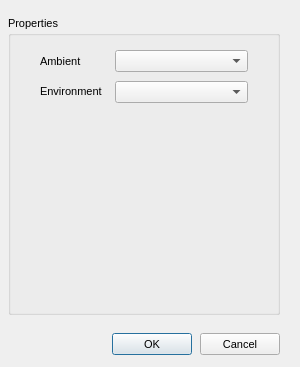
<?xml version="1.0"?>
<ui version="4.0">
  <class>LevelPropertiesDialog</class>
  <widget class="QDialog" name="IDD_LEVELPROPERTIES">
    <property name="geometry">
      <rect>
        <x>0</x>
        <y>0</y>
        <width>300</width>
        <height>367</height>
      </rect>
    </property>
    <property name="windowTitle">
      <string>Room Properties</string>
    </property>
    <property name="font">
      <font>
        <family>Liberation Sans</family>
        <pointsize>8</pointsize>
        <bold>false</bold>
        <italic>false</italic>
      </font>
    </property>
    <property name="enabled">
      <bool>true</bool>
    </property>
    <property name="windowFlags">
      <set>Qt::Dialog|Qt::WindowCloseButtonHint</set>
    </property>
    <property name="minimumSize">
      <size>
        <width>300</width>
        <height>367</height>
      </size>
    </property>
    <property name="maximumSize">
      <size>
        <width>300</width>
        <height>367</height>
      </size>
    </property>
    <widget class="QGroupBox" name="IDC_STATIC">
      <property name="geometry">
        <rect>
          <x>8</x>
          <y>16</y>
          <width>272</width>
          <height>299</height>
        </rect>
      </property>
      <property name="title">
        <string>Properties</string>
      </property>
      <property name="visible">
        <bool>true</bool>
      </property>
      <property name="enabled">
        <bool>true</bool>
      </property>
      <property name="flat">
        <bool>false</bool>
      </property>
      <widget class="QComboBox" name="IDC_AMBIENT_SOUND">
        <property name="maxVisibleItems">
          <number>9</number>
        </property>
        <property name="geometry">
          <rect>
            <x>107</x>
            <y>34</y>
            <width>133</width>
            <height>22</height>
          </rect>
        </property>
        <property name="visible">
          <bool>true</bool>
        </property>
        <property name="enabled">
          <bool>true</bool>
        </property>
        <property name="editable">
          <bool>false</bool>
        </property>
      </widget>
      <widget class="QLabel" name="IDC_STATIC_2">
        <property name="geometry">
          <rect>
            <x>32</x>
            <y>39</y>
            <width>54</width>
            <height>13</height>
          </rect>
        </property>
        <property name="text">
          <string>Ambient</string>
        </property>
        <property name="visible">
          <bool>true</bool>
        </property>
        <property name="enabled">
          <bool>true</bool>
        </property>
        <property name="alignment">
          <set>Qt::AlignLeft</set>
        </property>
      </widget>
      <widget class="QComboBox" name="IDC_ENVAUD_LIST">
        <property name="maxVisibleItems">
          <number>7</number>
        </property>
        <property name="geometry">
          <rect>
            <x>107</x>
            <y>65</y>
            <width>133</width>
            <height>22</height>
          </rect>
        </property>
        <property name="visible">
          <bool>true</bool>
        </property>
        <property name="enabled">
          <bool>true</bool>
        </property>
        <property name="editable">
          <bool>false</bool>
        </property>
      </widget>
      <widget class="QLabel" name="IDC_STATIC_3">
        <property name="geometry">
          <rect>
            <x>32</x>
            <y>69</y>
            <width>72</width>
            <height>13</height>
          </rect>
        </property>
        <property name="text">
          <string>Environment</string>
        </property>
        <property name="visible">
          <bool>true</bool>
        </property>
        <property name="enabled">
          <bool>true</bool>
        </property>
        <property name="alignment">
          <set>Qt::AlignLeft</set>
        </property>
      </widget>
    </widget>
    <widget class="QPushButton" name="IDOK">
      <property name="geometry">
        <rect>
          <x>112</x>
          <y>333</y>
          <width>80</width>
          <height>22</height>
        </rect>
      </property>
      <property name="text">
        <string>OK</string>
      </property>
      <property name="visible">
        <bool>true</bool>
      </property>
      <property name="enabled">
        <bool>true</bool>
      </property>
      <property name="default">
        <bool>true</bool>
      </property>
      <property name="autoDefault">
        <bool>true</bool>
      </property>
    </widget>
    <widget class="QPushButton" name="IDCANCEL">
      <property name="geometry">
        <rect>
          <x>200</x>
          <y>333</y>
          <width>80</width>
          <height>22</height>
        </rect>
      </property>
      <property name="text">
        <string>Cancel</string>
      </property>
      <property name="visible">
        <bool>true</bool>
      </property>
      <property name="enabled">
        <bool>true</bool>
      </property>
      <property name="default">
        <bool>false</bool>
      </property>
      <property name="autoDefault">
        <bool>false</bool>
      </property>
    </widget>
    <action name="IDD_ORPHANHUNTER">
      <property name="text">
        <string>Orphan Hunter</string>
      </property>
    </action>
    <action name="IDD_REORDER_PAGES">
      <property name="text">
        <string>Reorder Net Pages</string>
      </property>
    </action>
    <action name="IDD_SHOW_ALL_CHECKED_OUT">
      <property name="text">
        <string>Show All Pages Checked Out</string>
      </property>
    </action>
    <action name="IDM_IMPORT_BITMAP">
      <property name="text">
        <string>Bitmap/Animation Converter...</string>
      </property>
    </action>
    <action name="ID_APP_ABOUT">
      <property name="text">
        <string>&amp;About editor...</string>
      </property>
    </action>
    <action name="ID_APP_EXIT">
      <property name="text">
        <string>E&amp;xit</string>
      </property>
      <property name="shortcut">
        <string>Alt+X</string>
      </property>
    </action>
    <action name="ID_BRIEFING_EDITOR">
      <property name="text">
        <string>Briefing Editor...</string>
      </property>
    </action>
    <action name="ID_BUTTON_LIGHTING">
      <property name="text">
        <string>ID_BUTTON_LIGHTING</string>
      </property>
    </action>
    <action name="ID_BUTTON_OUTLINE">
      <property name="text">
        <string>ID_BUTTON_OUTLINE</string>
      </property>
    </action>
    <action name="ID_BUTTON_WINDOWSELECTION">
      <property name="text">
        <string>ID_BUTTON_WINDOWSELECTION</string>
      </property>
    </action>
    <action name="ID_D3HELP">
      <property name="text">
        <string>Help on D3 Editor</string>
      </property>
    </action>
    <action name="ID_EDITORS_AIPROPERTIES">
      <property name="text">
        <string>AI Properties...</string>
      </property>
    </action>
    <action name="ID_EDITORS_AMBIENTSOUNDS">
      <property name="text">
        <string>Ambient Sounds...</string>
      </property>
    </action>
    <action name="ID_EDITORS_DALLAS">
      <property name="text">
        <string>Dallas Graphical Script Editor...</string>
      </property>
    </action>
    <action name="ID_EDITORS_FILES">
      <property name="text">
        <string>Files...</string>
      </property>
    </action>
    <action name="ID_EDITORS_MEGACELLS">
      <property name="text">
        <string>Megacells...</string>
      </property>
    </action>
    <action name="ID_EDIT_ADDSELECT">
      <property name="text">
        <string>Add Current Room to Selected List</string>
      </property>
    </action>
    <action name="ID_EDIT_ATTACH">
      <property name="text">
        <string>&amp;Attach</string>
      </property>
    </action>
    <action name="ID_EDIT_CLEARSELECTED">
      <property name="text">
        <string>Clear Selected List</string>
      </property>
    </action>
    <action name="ID_EDIT_COPY">
      <property name="text">
        <string>&amp;Copy</string>
      </property>
      <property name="shortcut">
        <string>Ctrl+Ins</string>
      </property>
    </action>
    <action name="ID_EDIT_CUT">
      <property name="text">
        <string>Cu&amp;t</string>
      </property>
      <property name="shortcut">
        <string>Shift+Del</string>
      </property>
    </action>
    <action name="ID_EDIT_DELETE">
      <property name="text">
        <string>&amp;Delete</string>
      </property>
    </action>
    <action name="ID_EDIT_LOADSCRAP">
      <property name="text">
        <string>Load Scrap from Disk</string>
      </property>
    </action>
    <action name="ID_EDIT_PASTE">
      <property name="text">
        <string>&amp;Paste</string>
      </property>
      <property name="shortcut">
        <string>Shift+Ins</string>
      </property>
    </action>
    <action name="ID_EDIT_PLACE">
      <property name="text">
        <string>&amp;Place in Mine</string>
      </property>
    </action>
    <action name="ID_EDIT_PLACE_TERRAIN">
      <property name="text">
        <string>&amp;Place on Terrain</string>
      </property>
    </action>
    <action name="ID_EDIT_REMOVESELECT">
      <property name="text">
        <string>Remove Current Room from Selected List</string>
      </property>
    </action>
    <action name="ID_EDIT_SAVESCRAP">
      <property name="text">
        <string>Save Scrap to Disk</string>
      </property>
    </action>
    <action name="ID_EDIT_SELECTATTACHED">
      <property name="text">
        <string>Select All Rooms Attached to Current Room</string>
      </property>
    </action>
    <action name="ID_EDIT_UNDO">
      <property name="text">
        <string>&amp;Undo</string>
      </property>
      <property name="shortcut">
        <string>Alt+Backspace</string>
      </property>
    </action>
    <action name="ID_FILE_AUTOSAVE">
      <property name="text">
        <string>Autosave</string>
      </property>
      <property name="checkable">
        <bool>true</bool>
      </property>
    </action>
    <action name="ID_FILE_CHECKMINE">
      <property name="text">
        <string>&amp;Check Mine</string>
      </property>
    </action>
    <action name="ID_FILE_FIXCRACKS">
      <property name="text">
        <string>Fix Level Cracks</string>
      </property>
    </action>
    <action name="ID_FILE_FIXDEGENERATEFACES">
      <property name="text">
        <string>Fix/Remove Degenerate Faces</string>
      </property>
    </action>
    <action name="ID_FILE_IMPORT_ROOM">
      <property name="text">
        <string>Import 3DSMax Room</string>
      </property>
    </action>
    <action name="ID_FILE_INFORMATION">
      <property name="text">
        <string>&amp;Information</string>
      </property>
      <property name="shortcut">
        <string>Alt+I</string>
      </property>
    </action>
    <action name="ID_FILE_LEAVE_EDITOR">
      <property name="text">
        <string>Go to main menu...</string>
      </property>
    </action>
    <action name="ID_FILE_LEVELPROPS">
      <property name="text">
        <string>Set Selected Room(s) Properties</string>
      </property>
    </action>
    <action name="ID_FILE_LEVEL_INFO">
      <property name="text">
        <string>Edit Level Info...</string>
      </property>
    </action>
    <action name="ID_FILE_MRU_FILE1">
      <property name="text">
        <string>Recent File</string>
      </property>
      <property name="enabled">
        <bool>false</bool>
      </property>
    </action>
    <action name="ID_FILE_NEW">
      <property name="text">
        <string>&amp;New</string>
      </property>
      <property name="shortcut">
        <string>Ctrl+N</string>
      </property>
    </action>
    <action name="ID_FILE_OPEN">
      <property name="text">
        <string>&amp;Open...</string>
      </property>
      <property name="shortcut">
        <string>Ctrl+O</string>
      </property>
    </action>
    <action name="ID_FILE_PLAY640X480">
      <property name="text">
        <string>&amp;Play in 640 x 480</string>
      </property>
      <property name="shortcut">
        <string>Alt+P</string>
      </property>
    </action>
    <action name="ID_FILE_PREFERENCES">
      <property name="text">
        <string>Preferences</string>
      </property>
    </action>
    <action name="ID_FILE_PRINT">
      <property name="text">
        <string>&amp;Print...</string>
      </property>
      <property name="shortcut">
        <string>Ctrl+P</string>
      </property>
    </action>
    <action name="ID_FILE_PRINT_PREVIEW">
      <property name="text">
        <string>Print Pre&amp;view</string>
      </property>
    </action>
    <action name="ID_FILE_PRINT_SETUP">
      <property name="text">
        <string>P&amp;rint Setup...</string>
      </property>
    </action>
    <action name="ID_FILE_REMOVEDUPLICATEFACESFROMCURRENTROOM">
      <property name="text">
        <string>Remove Duplicate Faces from Current Room</string>
      </property>
    </action>
    <action name="ID_FILE_REMOVEEXTRAPOINTS">
      <property name="text">
        <string>Remove Extra Points</string>
      </property>
    </action>
    <action name="ID_FILE_RESTOREGAMESTATE">
      <property name="text">
        <string>Restore Gamestate</string>
      </property>
    </action>
    <action name="ID_FILE_SAVE">
      <property name="text">
        <string>&amp;Save</string>
      </property>
      <property name="shortcut">
        <string>Ctrl+S</string>
      </property>
    </action>
    <action name="ID_FILE_SAVEGOALTEXT">
      <property name="text">
        <string>Save Goal Text to File</string>
      </property>
    </action>
    <action name="ID_FILE_SAVE_AS">
      <property name="text">
        <string>Save &amp;As...</string>
      </property>
    </action>
    <action name="ID_FILE_SAVE_COPY_AS">
      <property name="text">
        <string>Save Copy &amp;As...</string>
      </property>
    </action>
    <action name="ID_FILE_STATS">
      <property name="text">
        <string>Show Level Stats</string>
      </property>
    </action>
    <action name="ID_FILE_UPDATE">
      <property name="text">
        <string>&amp;Update</string>
      </property>
      <property name="shortcut">
        <string>Ctrl+S</string>
      </property>
    </action>
    <action name="ID_FILE_VERIFY_LEVEL">
      <property name="text">
        <string>Verify Level</string>
      </property>
    </action>
    <action name="ID_HOTSPOT_TGA">
      <property name="text">
        <string>HotSpot TGA Extractor...</string>
      </property>
    </action>
    <action name="ID_MINE_VIEW">
      <property name="text">
        <string>Mine View</string>
      </property>
      <property name="shortcut">
        <string>F2</string>
      </property>
    </action>
    <action name="ID_OBJBUTTON">
      <property name="text">
        <string>ID_OBJBUTTON</string>
      </property>
    </action>
    <action name="ID_OBJECT_DELETEOBJECT">
      <property name="text">
        <string>Delete Object</string>
      </property>
      <property name="shortcut">
        <string>Del</string>
      </property>
    </action>
    <action name="ID_OBJECT_MOVEPLAYER">
      <property name="text">
        <string>Move Player 0 to Viewer</string>
      </property>
    </action>
    <action name="ID_OBJECT_PLACECAMERAATCURRENTFACE">
      <property name="text">
        <string>Create New Camera at Current Face</string>
      </property>
    </action>
    <action name="ID_OBJECT_PLACECAMERAATVIEWER">
      <property name="text">
        <string>Create New Camera at Viewer</string>
      </property>
    </action>
    <action name="ID_OBJECT_PLACEOBJECT">
      <property name="text">
        <string>Place Object</string>
      </property>
      <property name="shortcut">
        <string>Ins</string>
      </property>
    </action>
    <action name="ID_OBJECT_PLACESOUNDSOURCEATVIEWER">
      <property name="text">
        <string>Create SoundSource at Viewer</string>
      </property>
    </action>
    <action name="ID_OBJECT_PLACEWAYPOINTATVIEWER">
      <property name="text">
        <string>Place Waypoint at Viewer</string>
      </property>
    </action>
    <action name="ID_OBJECT_SELECTBYNUMBER">
      <property name="text">
        <string>Select Object By Number</string>
      </property>
    </action>
    <action name="ID_OBJECT_SETCAMERAFROMVIEWER">
      <property name="text">
        <string>Move Camera to Viewer</string>
      </property>
    </action>
    <action name="ID_OBJECT_SETVIEWERFROMCAMERA">
      <property name="text">
        <string>Move Viewer to Camera</string>
      </property>
    </action>
    <action name="ID_OSIRISCOMPILE">
      <property name="text">
        <string>ID_OSIRISCOMPILE</string>
      </property>
    </action>
    <action name="ID_REINIT_OPENGL">
      <property name="text">
        <string>ID_REINIT_OPENGL</string>
      </property>
    </action>
    <action name="ID_ROOM_ADD">
      <property name="text">
        <string>&amp;Add Room at Current Face</string>
      </property>
      <property name="shortcut">
        <string>Shift+A</string>
      </property>
    </action>
    <action name="ID_ROOM_ADDVERTTONEWFACE">
      <property name="text">
        <string>Add Vert to New Face</string>
      </property>
      <property name="shortcut">
        <string>Shift+V</string>
      </property>
    </action>
    <action name="ID_ROOM_ATTACHROOM">
      <property name="text">
        <string>Attach Room</string>
      </property>
    </action>
    <action name="ID_ROOM_BUILDBRIDGE">
      <property name="text">
        <string>&amp;Build Bridge</string>
      </property>
    </action>
    <action name="ID_ROOM_BUILDSMOOTHBRIDGE">
      <property name="text">
        <string>Build Smooth Bridge</string>
      </property>
      <property name="shortcut">
        <string>Ctrl+B</string>
      </property>
    </action>
    <action name="ID_ROOM_CLEARCENTERPOINT">
      <property name="text">
        <string>Clear Center Point</string>
      </property>
    </action>
    <action name="ID_ROOM_COMBINE">
      <property name="text">
        <string>Combine Rooms</string>
      </property>
    </action>
    <action name="ID_ROOM_DELETE">
      <property name="text">
        <string>Delete Current Room</string>
      </property>
    </action>
    <action name="ID_ROOM_DELETECONNECTEDFACES">
      <property name="text">
        <string>Delete Connected Faces</string>
      </property>
    </action>
    <action name="ID_ROOM_DELETEFACE">
      <property name="text">
        <string>Delete Current Face</string>
      </property>
    </action>
    <action name="ID_ROOM_DELETEPORTAL">
      <property name="text">
        <string>Delete Current Portal</string>
      </property>
    </action>
    <action name="ID_ROOM_DELETEVERT">
      <property name="text">
        <string>Delete Current Vert From Face</string>
      </property>
    </action>
    <action name="ID_ROOM_DROPROOM">
      <property name="text">
        <string>Drop Room</string>
      </property>
    </action>
    <action name="ID_ROOM_FACE_ADDVERTTOEDGE">
      <property name="text">
        <string>Add Vert To Edge</string>
      </property>
    </action>
    <action name="ID_ROOM_FACE_DELETEVERTONEDGE">
      <property name="text">
        <string>Delete Vert on Edge</string>
      </property>
    </action>
    <action name="ID_ROOM_FACE_MOVEVERTONEDGE">
      <property name="text">
        <string>Move Vert on Edge</string>
      </property>
    </action>
    <action name="ID_ROOM_FACE_SPLITFACE">
      <property name="text">
        <string>Split Face</string>
      </property>
    </action>
    <action name="ID_ROOM_FINISHNEWFACE">
      <property name="text">
        <string>Add Last Point to New Face (Finish Face)</string>
      </property>
    </action>
    <action name="ID_ROOM_GRABTEXTURE">
      <property name="text">
        <string>Grab Texture</string>
      </property>
      <property name="shortcut">
        <string>G</string>
      </property>
    </action>
    <action name="ID_ROOM_JOINROOMS">
      <property name="text">
        <string>Join Rooms</string>
      </property>
    </action>
    <action name="ID_ROOM_JOINROOMSEXACT">
      <property name="text">
        <string>Join Rooms Exact</string>
      </property>
    </action>
    <action name="ID_ROOM_JOIN_ADJACENT_FACES">
      <property name="text">
        <string>Join Adjacent Faces</string>
      </property>
    </action>
    <action name="ID_ROOM_LINKTONEWEXTERNAL">
      <property name="text">
        <string>Link Room to New External Room</string>
      </property>
    </action>
    <action name="ID_ROOM_MARK">
      <property name="text">
        <string>&amp;Mark Room/Face</string>
      </property>
      <property name="shortcut">
        <string>Ctrl+M</string>
      </property>
    </action>
    <action name="ID_ROOM_MERGEOBJECTINTOROOM">
      <property name="text">
        <string>Merge Object into Room</string>
      </property>
    </action>
    <action name="ID_ROOM_NEXTFACE">
      <property name="text">
        <string>Next Face</string>
      </property>
      <property name="shortcut">
        <string>F</string>
      </property>
    </action>
    <action name="ID_ROOM_PLACEROOM">
      <property name="text">
        <string>Place Room at Current Room</string>
      </property>
    </action>
    <action name="ID_ROOM_PLACETERRAINROOM">
      <property name="text">
        <string>Place Room at Current Terrain Cell</string>
      </property>
    </action>
    <action name="ID_ROOM_PREVIOUSFACE">
      <property name="text">
        <string>Previous Face</string>
      </property>
      <property name="shortcut">
        <string>Shift+F</string>
      </property>
    </action>
    <action name="ID_ROOM_PROPAGATETOADJACENTCOPLANARFACES">
      <property name="text">
        <string>Propagate to Adjacent Coplanar Faces</string>
      </property>
      <property name="shortcut">
        <string>Ctrl+F</string>
      </property>
    </action>
    <action name="ID_ROOM_PROPAGATETOALL">
      <property name="text">
        <string>Propagate to All Faces in Room</string>
      </property>
      <property name="shortcut">
        <string>Shift+R</string>
      </property>
    </action>
    <action name="ID_ROOM_RENAMEROOM">
      <property name="text">
        <string>Rename Room</string>
      </property>
      <property name="shortcut">
        <string>Ctrl+R</string>
      </property>
    </action>
    <action name="ID_ROOM_ROTATEPLACEDROOM45DEGREES">
      <property name="text">
        <string>Rotate Placed Room 45 Degrees</string>
      </property>
    </action>
    <action name="ID_ROOM_SAVECURRENTROOM">
      <property name="text">
        <string>Save Current Room</string>
      </property>
    </action>
    <action name="ID_ROOM_SELECTBYNUMBER">
      <property name="text">
        <string>Select Room by Number</string>
      </property>
    </action>
    <action name="ID_ROOM_SELECTFACEBYNUMBER">
      <property name="text">
        <string>Select Face by Number</string>
      </property>
    </action>
    <action name="ID_ROOM_SETCENTERFROMVIEWER">
      <property name="text">
        <string>Set Room Center from Viewer</string>
      </property>
    </action>
    <action name="ID_ROOM_SNAPPLACEDROOM">
      <property name="text">
        <string>Snap Placed Room</string>
      </property>
    </action>
    <action name="ID_ROOM_SNAPPOINTTOEDGE">
      <property name="text">
        <string>Snap Point to Edge</string>
      </property>
    </action>
    <action name="ID_ROOM_SNAPPOINTTOFACE">
      <property name="text">
        <string>Snap Point to Face</string>
      </property>
    </action>
    <action name="ID_ROOM_SNAPPOINTTOPOINT">
      <property name="text">
        <string>Snap Point to Point</string>
      </property>
    </action>
    <action name="ID_ROOM_SPLITFACE">
      <property name="text">
        <string>Triangulate face</string>
      </property>
    </action>
    <action name="ID_ROOM_STARTNEWFACE">
      <property name="text">
        <string>Add First Point to New Face (Start Face)</string>
      </property>
    </action>
    <action name="ID_ROOM_SWAPMAKEDANDCURRENTROOMFACE">
      <property name="text">
        <string>Swap Marked and Current Room/Face</string>
      </property>
    </action>
    <action name="ID_ROOM_UNDOSNAP">
      <property name="text">
        <string>Undo Snap</string>
      </property>
    </action>
    <action name="ID_ROOM_UNPLACEROOM">
      <property name="text">
        <string>Un-place Room/Group/Door</string>
      </property>
    </action>
    <action name="ID_ROOM_VIEW">
      <property name="text">
        <string>Room View</string>
      </property>
      <property name="shortcut">
        <string>F4</string>
      </property>
    </action>
    <action name="ID_SCRIPT_LEVEL_INTERFACE">
      <property name="text">
        <string>Levels and Scripts...</string>
      </property>
    </action>
    <action name="ID_SUBEDITORS_FONT">
      <property name="text">
        <string>Font Editor...</string>
      </property>
    </action>
    <action name="ID_SUBEDITORS_HOGMAKER">
      <property name="text">
        <string>Hog Maker...</string>
      </property>
    </action>
    <action name="ID_SUBEDITORS_TABLEFILEEDIT">
      <property name="text">
        <string>Table File Text Editor...</string>
      </property>
    </action>
    <action name="ID_SUBEDITORS_TABLEFILEFILTER">
      <property name="text">
        <string>Table File Filter...</string>
      </property>
    </action>
    <action name="ID_TABLEEDIT_FILE_EXIT">
      <property name="text">
        <string>&amp;Exit</string>
      </property>
    </action>
    <action name="ID_TABLEEDIT_FILE_LOAD">
      <property name="text">
        <string>&amp;Load...</string>
      </property>
    </action>
    <action name="ID_TABLEEDIT_FILE_SAVE">
      <property name="text">
        <string>&amp;Save</string>
      </property>
    </action>
    <action name="ID_TABLEEDIT_FILE_SAVE_AS">
      <property name="text">
        <string>S&amp;ave as...</string>
      </property>
    </action>
    <action name="ID_TABLEFILTER_FILE_EXIT">
      <property name="text">
        <string>Exit</string>
      </property>
    </action>
    <action name="ID_TABLEFILTER_FILE_LOAD">
      <property name="text">
        <string>Load...</string>
      </property>
    </action>
    <action name="ID_TABLEFILTER_FILE_NEW">
      <property name="text">
        <string>New</string>
      </property>
    </action>
    <action name="ID_TABLEFILTER_FILE_SAVE">
      <property name="text">
        <string>Save</string>
      </property>
    </action>
    <action name="ID_TABLEFILTER_FILE_SAVEAS">
      <property name="text">
        <string>Save as...</string>
      </property>
    </action>
    <action name="ID_TERRAIN_VIEW">
      <property name="text">
        <string>Terrain View</string>
      </property>
      <property name="shortcut">
        <string>F3</string>
      </property>
    </action>
    <action name="ID_TEST_TEST1">
      <property name="text">
        <string>Test function 1</string>
      </property>
    </action>
    <action name="ID_TEST_TEST2">
      <property name="text">
        <string>Test function 2</string>
      </property>
    </action>
    <action name="ID_TEST_TEST3">
      <property name="text">
        <string>Test function 3</string>
      </property>
    </action>
    <action name="ID_TOOLS_WORLD_OBJECTS_BUILDINGS">
      <property name="text">
        <string>Buildings...</string>
      </property>
    </action>
    <action name="ID_TOOLS_WORLD_OBJECTS_CLUTTER">
      <property name="text">
        <string>Clutter...</string>
      </property>
    </action>
    <action name="ID_TOOLS_WORLD_OBJECTS_DOOR">
      <property name="text">
        <string>Doors...</string>
      </property>
    </action>
    <action name="ID_TOOLS_WORLD_OBJECTS_LIGHTS">
      <property name="text">
        <string>Lights...</string>
      </property>
    </action>
    <action name="ID_TOOLS_WORLD_OBJECTS_PLAYER">
      <property name="text">
        <string>Player Ships...</string>
      </property>
    </action>
    <action name="ID_TOOLS_WORLD_OBJECTS_POWERUPS">
      <property name="text">
        <string>Powerups...</string>
      </property>
    </action>
    <action name="ID_TOOLS_WORLD_OBJECTS_ROBOTS">
      <property name="text">
        <string>Robots...</string>
      </property>
    </action>
    <action name="ID_TOOLS_WORLD_OBJECTS_SOUND">
      <property name="text">
        <string>Sounds...</string>
      </property>
    </action>
    <action name="ID_TOOLS_WORLD_TEXTURES">
      <property name="text">
        <string>Textures...</string>
      </property>
    </action>
    <action name="ID_TOOLS_WORLD_WEAPONS">
      <property name="text">
        <string>Weapons...</string>
      </property>
    </action>
    <action name="ID_VIEW_CENTERONCUBE">
      <property name="text">
        <string>Center on Current &amp;Room</string>
      </property>
      <property name="shortcut">
        <string>Home</string>
      </property>
    </action>
    <action name="ID_VIEW_CENTERONMINE">
      <property name="text">
        <string>Center on &amp;Mine Origin</string>
      </property>
    </action>
    <action name="ID_VIEW_CENTERONOBJECT">
      <property name="text">
        <string>Center on Current &amp;Object</string>
      </property>
    </action>
    <action name="ID_VIEW_DELETEVIEWER">
      <property name="text">
        <string>Delete Viewer</string>
      </property>
    </action>
    <action name="ID_VIEW_FLIP">
      <property name="text">
        <string>Flip Viewer</string>
      </property>
      <property name="shortcut">
        <string>/</string>
      </property>
    </action>
    <action name="ID_VIEW_KEYPAD_TOGGLE">
      <property name="text">
        <string>Keypad</string>
      </property>
      <property name="shortcut">
        <string>F10</string>
      </property>
    </action>
    <action name="ID_VIEW_MOVECAMERATOCURRENTOBJECT">
      <property name="text">
        <string>Move camera to Current Object</string>
      </property>
    </action>
    <action name="ID_VIEW_MOVECAMERATOSELECTEDFACE">
      <property name="text">
        <string>Move camera to &amp;Current Face</string>
      </property>
      <property name="shortcut">
        <string>Shift+C</string>
      </property>
    </action>
    <action name="ID_VIEW_MOVECAMERATOSELECTEDROOM">
      <property name="text">
        <string>Move camera to &amp;Current Room</string>
      </property>
      <property name="shortcut">
        <string>C</string>
      </property>
    </action>
    <action name="ID_VIEW_NEWVIEWER">
      <property name="text">
        <string>New Viewer</string>
      </property>
    </action>
    <action name="ID_VIEW_NEXTVIEWER">
      <property name="text">
        <string>Next Viewer</string>
      </property>
    </action>
    <action name="ID_VIEW_RESETVIEWRADIUS">
      <property name="text">
        <string>Reset View Radius</string>
      </property>
    </action>
    <action name="ID_VIEW_SHOWOBJECTSINWIREFRAMEVIEW">
      <property name="text">
        <string>Show objects in Wireframe view</string>
      </property>
    </action>
    <action name="ID_VIEW_SHOWVIEWERFORWARDVECTOR">
      <property name="text">
        <string>Show Viewer Forward Vector</string>
      </property>
    </action>
    <action name="ID_VIEW_STATUS_BAR">
      <property name="text">
        <string>&amp;Status Bar</string>
      </property>
    </action>
    <action name="ID_VIEW_TEXTUREMINE">
      <property name="text">
        <string>Te&amp;xtured view</string>
      </property>
    </action>
    <action name="ID_VIEW_TOOLBAR">
      <property name="text">
        <string>&amp;Toolbar</string>
      </property>
    </action>
    <action name="ID_VIEW_VIEWPROP">
      <property name="text">
        <string>Display Viewer Properties</string>
      </property>
    </action>
    <action name="ID_VIEW_WIREFRAMEMINE">
      <property name="text">
        <string>&amp;Wireframe view</string>
      </property>
    </action>
    <action name="ID_WINDOW_CASCADE">
      <property name="text">
        <string>&amp;Cascade</string>
      </property>
    </action>
    <action name="ID_WINDOW_TILE">
      <property name="text">
        <string>&amp;Tile</string>
      </property>
    </action>
    <action name="ID_ZBUTTON">
      <property name="text">
        <string>ID_ZBUTTON</string>
      </property>
    </action>
  </widget>
</ui>
